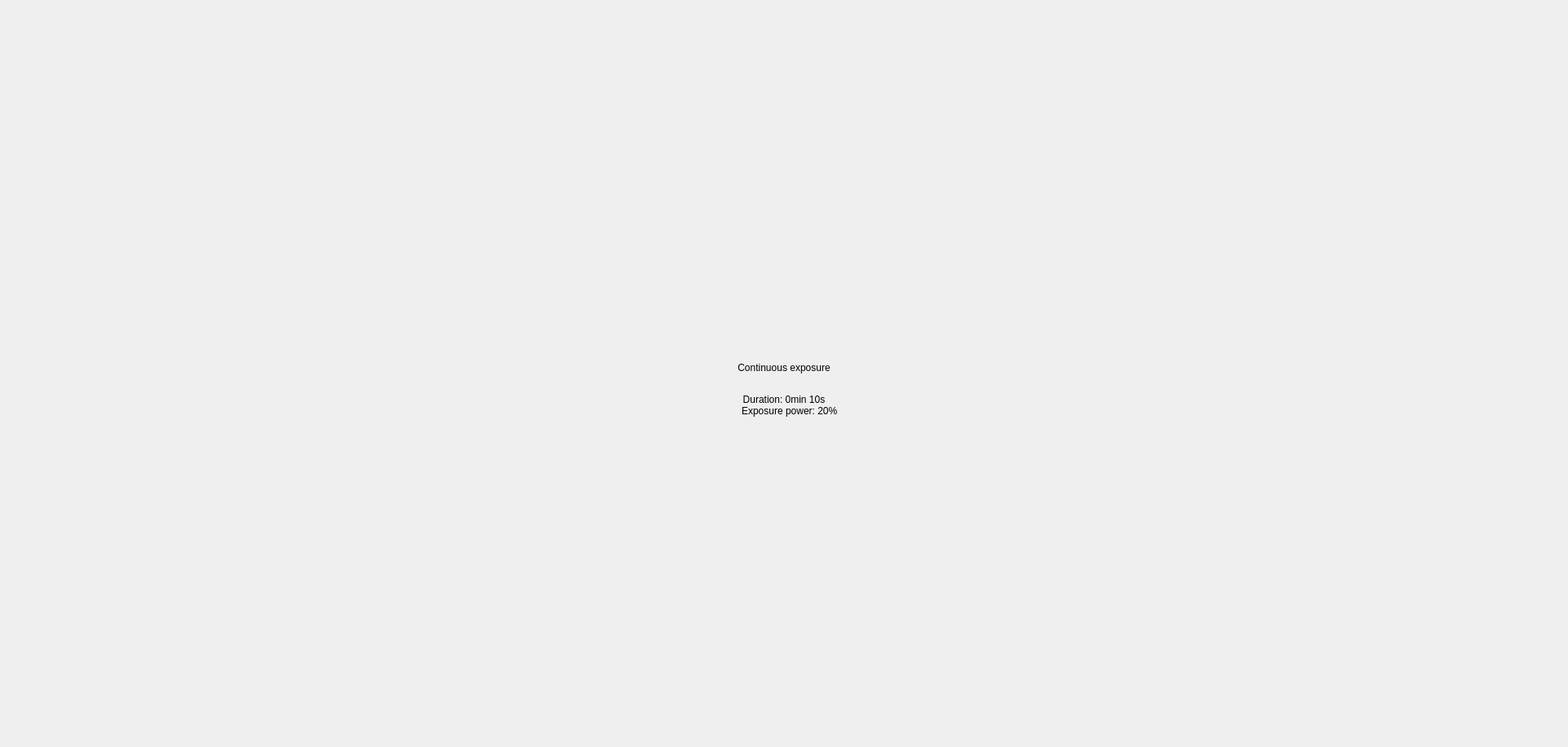
<?xml version="1.0" encoding="UTF-8"?>
<ui version="4.0">
 <class>RecapExposureSettingsView</class>
 <widget class="QWidget" name="RecapExposureSettingsView">
  <property name="geometry">
   <rect>
    <x>0</x>
    <y>0</y>
    <width>1922</width>
    <height>916</height>
   </rect>
  </property>
  <property name="styleSheet">
   <string notr="true"/>
  </property>
  <layout class="QVBoxLayout" name="verticalLayout">
   <property name="spacing">
    <number>0</number>
   </property>
   <property name="sizeConstraint">
    <enum>QLayout::SizeConstraint::SetDefaultConstraint</enum>
   </property>
   <property name="leftMargin">
    <number>0</number>
   </property>
   <property name="topMargin">
    <number>0</number>
   </property>
   <property name="rightMargin">
    <number>0</number>
   </property>
   <property name="bottomMargin">
    <number>0</number>
   </property>
   <item>
    <layout class="QGridLayout" name="gridLayout">
     <property name="spacing">
      <number>0</number>
     </property>
     <item row="0" column="0" colspan="2">
      <widget class="QLabel" name="date">
       <property name="text">
        <string>Continuous exposure</string>
       </property>
       <property name="alignment">
        <set>Qt::AlignmentFlag::AlignBottom|Qt::AlignmentFlag::AlignHCenter</set>
       </property>
       <property name="class" stdset="0">
        <string>text-large color-blue</string>
       </property>
      </widget>
     </item>
     <item row="1" column="0" colspan="2">
      <widget class="QLabel" name="label">
       <property name="layoutDirection">
        <enum>Qt::LayoutDirection::LeftToRight</enum>
       </property>
       <property name="text">
        <string>Duration: 0min 10s
    Exposure power: 20%</string>
       </property>
       <property name="alignment">
        <set>Qt::AlignmentFlag::AlignHCenter|Qt::AlignmentFlag::AlignTop</set>
       </property>
       <property name="margin">
        <number>0</number>
       </property>
       <property name="indent">
        <number>25</number>
       </property>
       <property name="class" stdset="0">
        <string>text-large color-orange</string>
       </property>
      </widget>
     </item>
    </layout>
   </item>
  </layout>
 </widget>
 <resources>
  <include location="../../resources.qrc"/>
 </resources>
 <connections/>
</ui>
